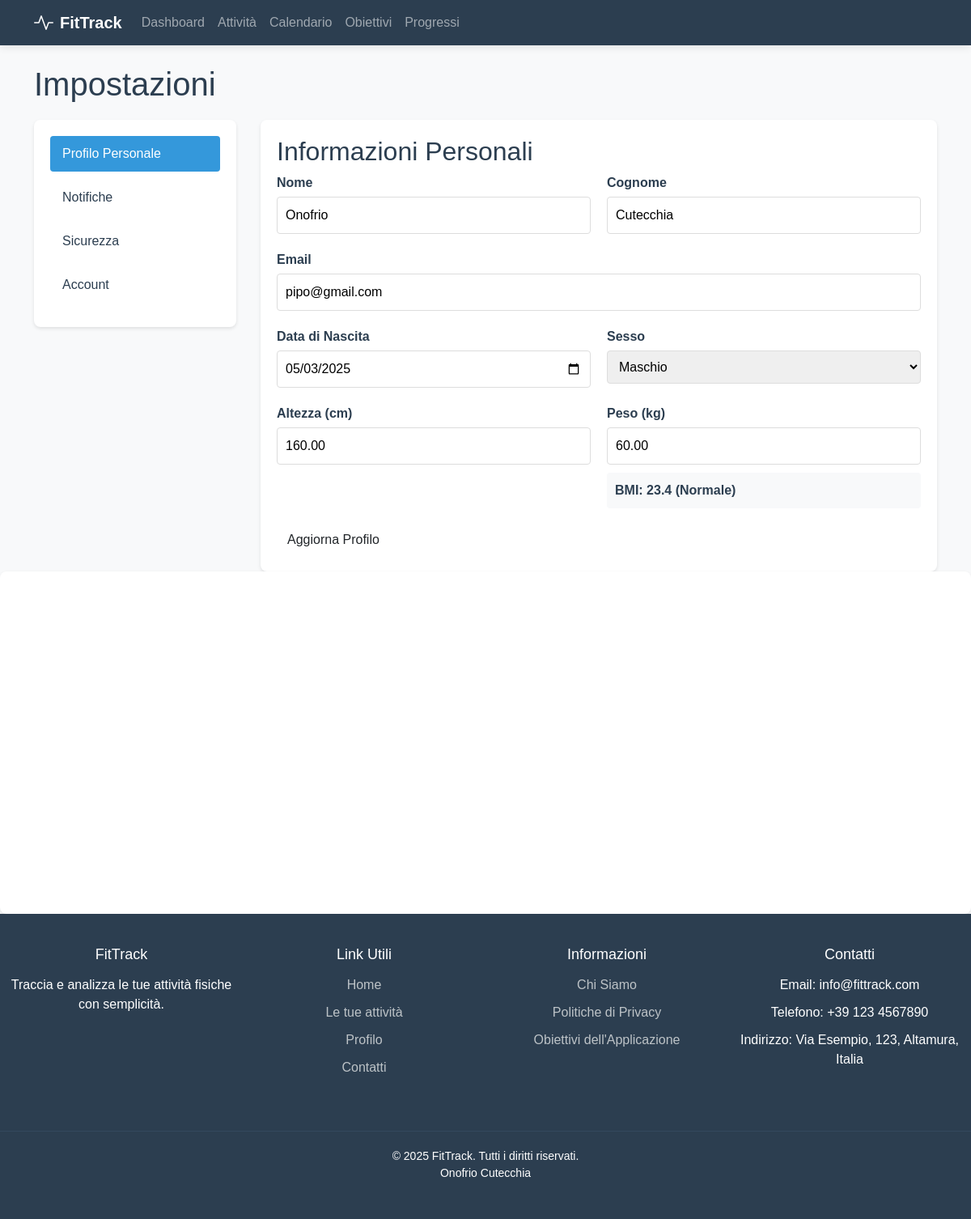
Screenshot of /impostazioni.php (signed in) with the database file from the repository.
### tables this page shows
CREATE TABLE `utenti` (
  `id` int(11) NOT NULL,
  `username` varchar(50) NOT NULL,
  `email` varchar(100) NOT NULL,
  `altezza` decimal(5,2) DEFAULT NULL,
  `peso` decimal(5,2) DEFAULT NULL,
  `password` varchar(255) NOT NULL,
  `nome` varchar(50) DEFAULT NULL,
  `cognome` varchar(50) DEFAULT NULL,
  `data_nascita` date DEFAULT NULL,
  `sesso` enum('M','F','Altro') DEFAULT NULL,
  `data_registrazione` timestamp NOT NULL DEFAULT current_timestamp()
);

### impostazioni.php (the view, shortened to what this page needs)
<?php
include 'connessione.php';
$id_utente = $_SESSION['utente_id'];
$sql = "SELECT * FROM utenti WHERE id = ?";
$stmt = $conn->prepare($sql);
$stmt->bind_param("i", $id_utente);
$stmt->execute();
$utente = $stmt->get_result()->fetch_assoc();
?>
<!DOCTYPE html>
<html lang="it">
<head>
</head>
<body>
    <?php include "novbar-attivita.php"?>
    <div class="container">
        <h1>Impostazioni</h1>
        <div class="impostazioni-container">
            <div class="sidebar">
                <ul class="sidebar-menu">
                    <li><a href="#" onclick="showSection('profilo')" class="menu-link active">Profilo Personale</a></li>
                    <li><a href="#" onclick="showSection('notifiche')" class="menu-link">Notifiche</a></li>
                    <li><a href="#" onclick="showSection('sicurezza')" class="menu-link">Sicurezza</a></li>
                    <li><a href="#" onclick="showSection('account')" class="menu-link">Account</a></li>
                </ul>
            </div>
            <div class="content">
                <div id="profilo" class="section active">
                    <h2>Informazioni Personali</h2>
                    <form method="POST">
                        <div class="form-row">
                            <div class="form-group">
                                <label for="nome">Nome</label>
                                <input type="text" id="nome" name="nome" value="<?php echo htmlspecialchars($utente['nome'] ?? ''); ?>" required>
                            </div>
                            <div class="form-group">
                                <label for="cognome">Cognome</label>
                                <input type="text" id="cognome" name="cognome" value="<?php echo htmlspecialchars($utente['cognome'] ?? ''); ?>" required>
                            </div>
                        </div>
                        <div class="form-group">
                            <label for="email">Email</label>
                            <input type="email" id="email" name="email" value="<?php echo htmlspecialchars($utente['email']); ?>" required>
                        </div>
                        <div class="form-row">
                            <div class="form-group">
                                <label for="data_nascita">Data di Nascita</label>
                                <input type="date" id="data_nascita" name="data_nascita" value="<?php echo $utente['data_nascita'] ?? ''; ?>">
                            </div>
                            <div class="form-group">
                                <label for="sesso">Sesso</label>
                                <select id="sesso" name="sesso">
                                    <option value="M" <?php echo ($utente['sesso'] ?? '') == 'M' ? 'selected' : ''; ?>>Maschio</option>
                                </select>
                            </div>
                        </div>
                        <div class="form-row">
                            <div class="form-group">
                                <label for="altezza">Altezza (cm)</label>
                                <input type="number" id="altezza" name="altezza" value="<?php echo $utente['altezza'] ?? ''; ?>" step="0.1" min="50" max="250">
                            </div>
                            <div class="form-group">
                                <label for="peso">Peso (kg)</label>
                                <input type="number" id="peso" name="peso" value="<?php echo $utente['peso'] ?? ''; ?>" step="0.1" min="20" max="300">
                            </div>
                        </div>
                        <button type="submit" name="aggiorna_profilo" class="btn">Aggiorna Profilo</button>
                    </form>
                </div>
            </div>
        </div>
    </div>
    <?php include 'footer.php'; ?>
</body>
</html>

### impostazioni.php (style rules this page uses)
body { font-family: Arial, sans-serif; margin: 0; background-color: #f5f5f5; }
.container { width: 90%; max-width: 1200px; margin: 0 auto; padding: 0px; }
h1 { color: #2c3e50; margin-bottom: 30px; }
.impostazioni-container { display: grid; grid-template-columns: 250px 1fr; gap: 30px; margin-top: 20px; }
.sidebar { background-color: white; padding: 20px; border-radius: 8px; box-shadow: 0 2px 4px rgba(0,0,0,0.1); height: fit-content; }
.sidebar-menu { list-style: none; padding: 0; margin: 0; }
.sidebar-menu li { margin-bottom: 10px; }
.sidebar-menu a { display: block; padding: 10px 15px; color: #2c3e50; text-decoration: none; border-radius: 4px; transition: background-color 0.3s; }
.sidebar-menu a:hover, .sidebar-menu a.active { background-color: #3498db; color: white; }
.content { background-color: white; padding: 30px; border-radius: 8px; box-shadow: 0 2px 4px rgba(0,0,0,0.1); }
.section { display: none; }
.section.active { display: block; }
.form-group { margin-bottom: 20px; }
.form-row { display: grid; grid-template-columns: 1fr 1fr; gap: 20px; }
label { display: block; margin-bottom: 5px; font-weight: bold; color: #2c3e50; }
input, select, textarea { width: 100%; padding: 10px; border: 1px solid #ddd; border-radius: 4px; font-size: 14px; box-sizing: border-box; }
.btn { display: inline-block; padding: 12px 24px; background-color: #3498db; color: white; text-decoration: none; border: none; border-radius: 4px; cursor: pointer; font-size: 14px; transition: background-color 0.3s; }

### novbar-attivita.php (style rules this page uses)
:root { --primary: #3498db; --secondary: #2c3e50; --success: #2ecc71; --light: #ecf0f1; --dark: #34495e; }
body { font-family: 'Segoe UI', Tahoma, Geneva, Verdana, sans-serif; background-color: #f8f9fa; color: var(--secondary); }

### footer.php (style rules this page uses)
html, body { margin: 0; padding: 0; height: 100%; font-family: 'Arial', sans-serif; }
.content { flex: 1; padding: 20px; }

### rows the page displays
utenti: nome "Onofrio", cognome "Cutecchia", email "pipo@gmail.com", data_nascita "05/03/2025", sesso "Maschio", altezza "160.00", peso "60.00"
